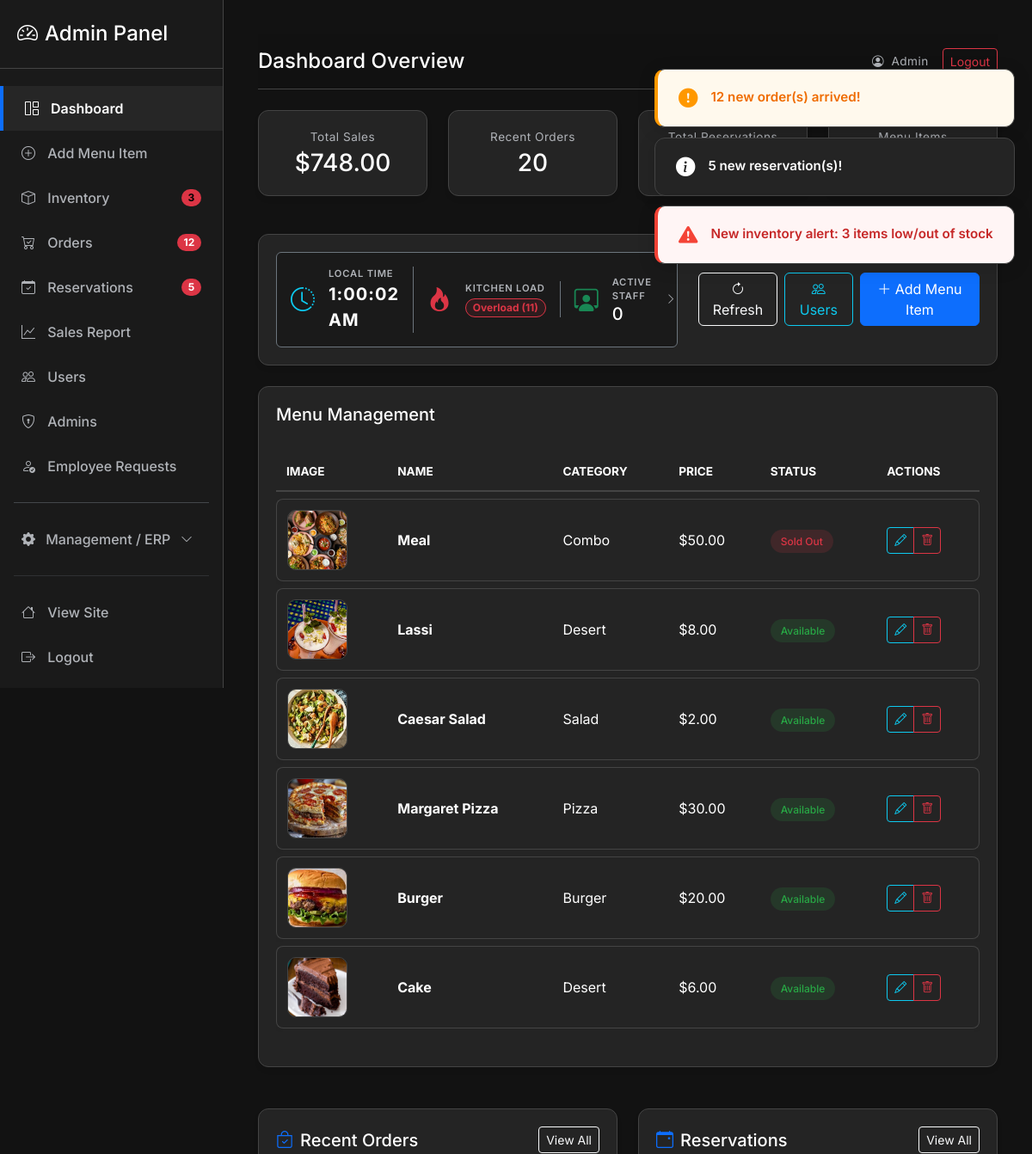
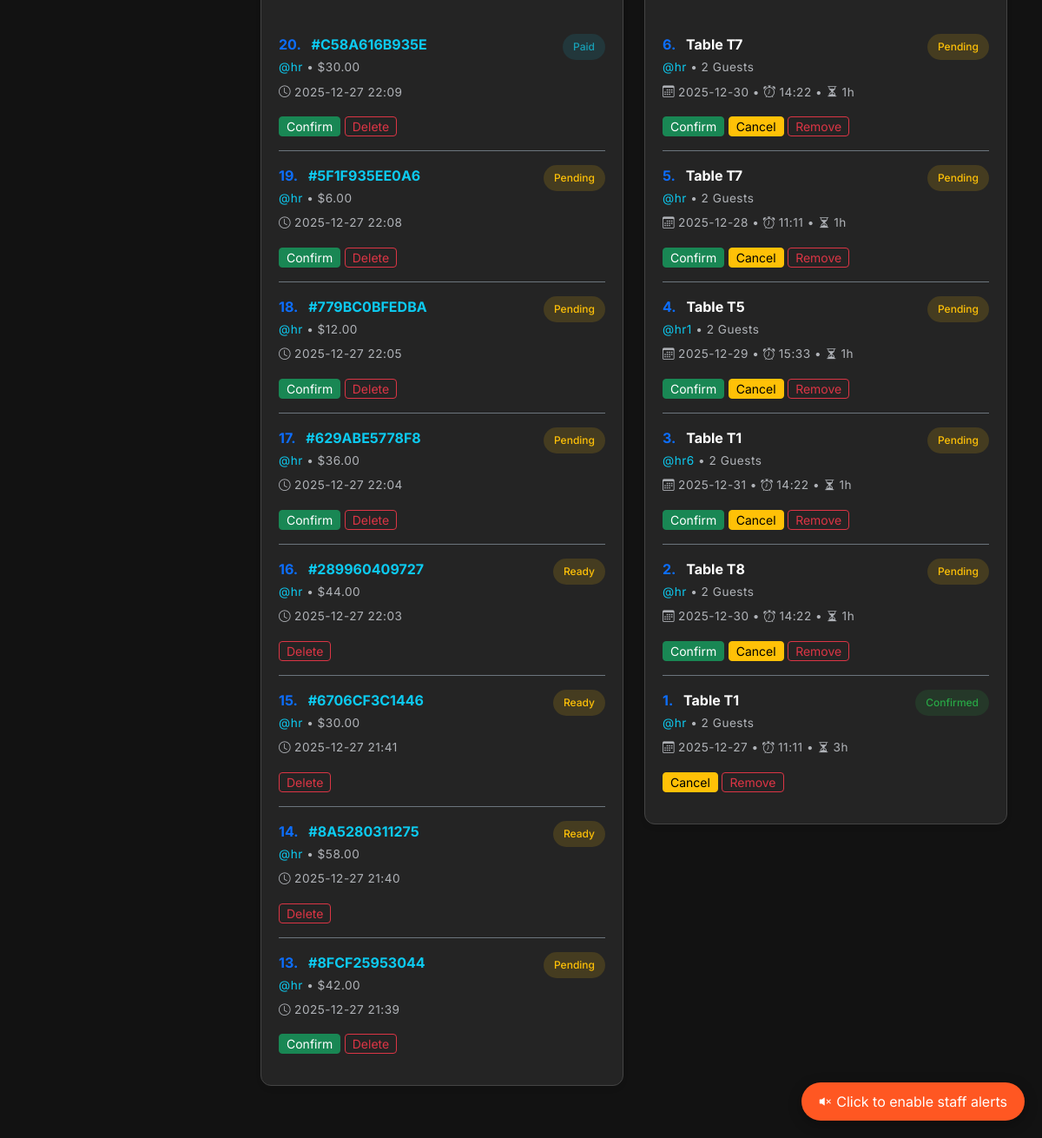
The page /admin/ (signed in) on the database its author committed (2 pictures, top to bottom).
### models/models.py (models this page shows, shortened)
class MenuItem(db.Model):
    id = db.Column(db.Integer, primary_key=True)
    name = db.Column(db.String(150), nullable=False)
    price = db.Column(db.Float, nullable=False, default=0.0)
    category = db.Column(db.String(100), nullable=True)
    ingredients = db.Column(db.String(400), nullable=True)
    availability = db.Column(db.Boolean, default=True)
    image = db.Column(db.String(300), nullable=True)
    stock_quantity = db.Column(db.Integer, default=0)
    low_stock_threshold = db.Column(db.Integer, default=5)
    ratings = db.relationship('Rating', backref='menu_item', lazy=True, cascade="all, delete-orphan")

class Order(db.Model):
    __tablename__ = 'orders'
    id = db.Column(db.Integer, primary_key=True)
    unique_order_number = db.Column(db.String(12), unique=True, nullable=False, default=lambda: str(uuid.uuid4().hex[:12]).upper())
    user_id = db.Column(db.Integer, db.ForeignKey('user.id'), nullable=False)
    items = db.Column(db.Text, nullable=False)  # JSON string of items
    total = db.Column(db.Float, nullable=False)
    status = db.Column(db.String(50), default='Placed')
    payment_status = db.Column(db.String(20), default='pending')
    payment_method = db.Column(db.String(20), nullable=True)
    discount = db.Column(db.Float, default=0.0)
    order_type = db.Column(db.Enum('dine_in', 'takeaway', name='order_type'), default='dine_in')
    phone = db.Column(db.String(50), nullable=False)
    address_district = db.Column(db.String(100), nullable=False)
    address_city = db.Column(db.String(100), nullable=False)
    address_street = db.Column(db.String(255), nullable=False)
    created_at = db.Column(db.DateTime, default=get_dhaka_time)
    items_parsed = db.Column(db.PickleType)

class User(db.Model):
    id = db.Column(db.Integer, primary_key=True)
    username = db.Column(db.String(120), unique=True, nullable=False)
    member_id = db.Column(db.String(20), unique=True)  # Custom ID
    email = db.Column(db.String(200), unique=True)
    password = db.Column(db.String(255), nullable=False)
    full_name = db.Column(db.String(200))
    phone = db.Column(db.String(50))
    address_district = db.Column(db.String(100))
    address_city = db.Column(db.String(100))
    address_street = db.Column(db.String(200))
    profile_image = db.Column(db.String(200))  # image filename
    reset_token = db.Column(db.String(100), nullable=True)
    reset_token_expiry = db.Column(db.DateTime, nullable=True)
    role = db.Column(db.Enum('admin', 'manager', 'cashier', 'waiter', 'chef', 'customer', name='user_roles'), default='customer')
    email_verified = db.Column(db.Boolean, default=False)
    email_verification_code = db.Column(db.String(10), nullable=True)
    created_at = db.Column(db.DateTime, default=get_dhaka_time)
    orders = db.relationship('Order', backref='user', lazy=True)
    reservations = db.relationship('Reservation', backref='user', lazy=True)
    ratings = db.relationship('Rating', backref='user', lazy=True)
    staff_shifts = db.relationship('StaffShift', backref='user', lazy=True)
    staff_shifts = db.relationship('StaffShift', backref='user', lazy=True)

class Reservation(db.Model):
    id = db.Column(db.Integer, primary_key=True)
    unique_reservation_number = db.Column(db.String(12), unique=True, nullable=False, default=lambda: str(uuid.uuid4().hex[:12]).upper())
    user_id = db.Column(db.Integer, db.ForeignKey('user.id'), nullable=False)
    date = db.Column(db.String(50), nullable=False)
    time = db.Column(db.String(50), nullable=False)  # Start time (HH:MM)
    duration = db.Column(db.Integer, nullable=False)  # Duration in hours
    guests = db.Column(db.Integer, nullable=False)
    table_no = db.Column(db.String(50), nullable=False)
    status = db.Column(db.String(20), default="Pending")
    created_at = db.Column(db.DateTime, default=get_dhaka_time)

### routes/admin.py (the view)
@admin_bp.route('/')
@role_required('admin')
def index():
    items = MenuItem.query.order_by(MenuItem.id.desc()).all()
    orders = Order.query.order_by(Order.created_at.desc()).all()
    reservations = Reservation.query.order_by(Reservation.created_at.desc()).all()
    for o in orders:
        try:
            o.items_parsed = json.loads(o.items)
        except:
            o.items_parsed = []
    total_sales = db.session.query(db.func.sum(Order.total)).scalar() or 0
    from datetime import date
    active_attendance = db.session.query(Attendance, User, Employee)\
        .join(Employee, Attendance.employee_id == Employee.id)\
        .join(User, Employee.user_id == User.id)\
        .filter(Attendance.date == date.today(), Attendance.status == 'present')\
        .all()
    active_staff_count = len(active_attendance)
    active_staff_list = [{
        'name': u.full_name,
        'username': u.username,
        'role': e.position,
        'image': u.profile_image,
        'check_in': a.created_at.strftime('%I:%M %p') if a.created_at else 'N/A'
    } for a, u, e in active_attendance]
    pending_orders_count = Order.query.filter(Order.status.in_(['Placed', 'Pending'])).count()
    kitchen_status = 'Normal'
    kitchen_status_color = 'success'
    if pending_orders_count >= 10:
        kitchen_status = 'Overload'
        kitchen_status_color = 'danger'
    elif pending_orders_count >= 5:
        kitchen_status = 'Busy'
        kitchen_status_color = 'warning'
    return render_template('admin/index.html',
                           items=items,
                           orders=orders,
                           reservations=reservations,
                           total_sales=total_sales,
                           active_staff_count=active_staff_count,
                           active_staff_list=active_staff_list,
                           kitchen_status=kitchen_status,
                           kitchen_status_color=kitchen_status_color,
                           pending_orders_count=pending_orders_count)

### templates/admin/index.html (shortened to what this page needs)
{% extends 'admin/admin_base.html' %}
{% block admin_title %}Dashboard Overview{% endblock %}
{% block content %}
<div class="row g-4 mb-4">
  <div class="col-md-3">
    <div class="glass-card text-center">
      <div class="text-muted small mb-1">Total Sales</div>
      <h3 class="mb-0 text-white">${{ '%.2f'|format(total_sales) }}</h3>
    </div>
  </div>
  <div class="col-md-3">
    <div class="glass-card text-center">
      <div class="text-muted small mb-1">Recent Orders</div>
      <h3 class="mb-0 text-white">{{ orders|length }}</h3>
    </div>
  </div>
  <div class="col-md-3">
    <div class="glass-card text-center">
      <div class="text-muted small mb-1">Total Reservations</div>
      <h3 class="mb-0 text-white">{{ reservations|length }}</h3>
    </div>
  </div>
  <div class="col-md-3">
    <div class="glass-card text-center">
      <div class="text-muted small mb-1">Menu Items</div>
      <h3 class="mb-0 text-white">{{ items|length }}</h3>
    </div>
  </div>
</div>
<div class="glass-card mb-4">
  <div class="row align-items-center">
    <div class="col-md-7">
      <div class="d-flex align-items-center justify-content-between bg-dark-pro border border-secondary rounded p-3">
        <div class="d-flex align-items-center border-end border-secondary pe-3 me-3">
          <i class="bi bi-clock-history fs-3 text-info me-3"></i>
          <div>
            <small class="text-muted d-block uppercase" style="font-size: 0.7rem;">Local Time</small>
            <span id="liveClock" class="fw-bold text-white fs-5" style="letter-spacing: 1px;">--:--:--</span>
          </div>
        </div>
        <div class="d-flex align-items-center border-end border-secondary pe-3 me-3">
          <i class="bi bi-fire fs-3 text-{{ kitchen_status_color }} me-3"></i>
          <div>
            <small class="text-muted d-block uppercase" style="font-size: 0.7rem;">Kitchen Load</small>
            <span
              class="badge bg-{{ kitchen_status_color }} bg-opacity-10 text-{{ kitchen_status_color }} border border-{{ kitchen_status_color }} rounded-pill">
              {{ kitchen_status }} ({{ pending_orders_count }})
            </span>
          </div>
        </div>
        <div class="d-flex align-items-center" style="cursor: pointer;"
          onclick="new bootstrap.Modal(document.getElementById('activeStaffModal')).show()">
          <i class="bi bi-person-workspace fs-3 text-success me-3"></i>
          <div>
            <small class="text-muted d-block uppercase" style="font-size: 0.7rem;">Active Staff</small>
            <h5 class="mb-0 text-white">{{ active_staff_count }}</h5>
          </div>
          <i class="bi bi-chevron-right ms-3 text-muted" style="font-size: 0.8rem;"></i>
        </div>
      </div>
    </div>
    <div class="col-md-5 d-flex align-items-center justify-content-end">
      <a class="btn btn-outline-light me-2" href="{{ url_for('admin.index') }}"><i class="bi bi-arrow-clockwise"></i>
        Refresh</a>
      <a class="btn btn-outline-info me-2" href="{{ url_for('admin.users') }}"><i class="bi bi-people"></i> Users</a>
      <a class="btn btn-primary" href="{{ url_for('admin.add_menu') }}"><i class="bi bi-plus-lg"></i> Add Menu Item</a>
    </div>
  </div>
</div>
<div class="glass-card">
  <div class="d-flex justify-content-between align-items-center mb-4">
    <h5 class="mb-0 text-white">Menu Management</h5>
  </div>
  <div class="table-responsive">
    <table class="admin-table">
      <thead>
        <tr>
          <th>Image</th>
          <th>Name</th>
          <th>Category</th>
          <th>Price</th>
          <th>Status</th>
          <th>Actions</th>
        </tr>
      </thead>
      <tbody>
        {% for it in items %}
        <tr>
          <td>
            <img
              src="{{ it.image and url_for('static', filename='uploads/' ~ it.image) or url_for('static', filename='img/placeholder.jpg') }}"
              class="admin-img-thumb" alt="{{ it.name }}">
          </td>
          <td><span class="fw-bold">{{ it.name }}</span></td>
          <td>{{ it.category }}</td>
          <td>${{ '%.2f'|format(it.price) }}</td>
          <td>
            {% if it.availability %}
            <span class="badge-admin badge-admin-success">Available</span>
            {% else %}
            <span class="badge-admin badge-admin-danger">Sold Out</span>
            {% endif %}
          </td>
          <td>
            <div class="btn-group">
              <a class="btn btn-sm btn-outline-info" href="{{ url_for('admin.edit_menu', item_id=it.id) }}"><i
                  class="bi bi-pencil"></i></a>
              <a class="btn btn-sm btn-outline-danger" href="{{ url_for('admin.delete_menu', item_id=it.id) }}"
                onclick="handlePremiumConfirm(event, 'Delete this item?', this, 'Confirm Deletion', 'bi-trash')"><i
                  class="bi bi-trash"></i></a>
            </div>
          </td>
        </tr>
        {% endfor %}
      </tbody>
    </table>
  </div>
</div>
<div class="row g-4 mt-4">
  <div class="col-lg-6">
    <div class="glass-card">
      <div class="d-flex justify-content-between align-items-center mb-4">
        <h5 class="mb-0 text-white"><i class="bi bi-bag-check me-2 text-primary"></i>Recent Orders</h5>
        <a href="{{ url_for('admin.orders') }}" class="btn btn-sm btn-outline-light">View All</a>
      </div>
      <div class="list-group list-group-flush bg-transparent">
        {% for o in orders[:8] %}
        <div class="list-group-item bg-transparent border-secondary text-light px-0 py-3">
          <div class="d-flex justify-content-between align-items-start">
            <div>
              <div class="fw-bold text-white mb-1">
                <span class="text-primary me-2">{{ orders|length - loop.index0 }}.</span>
                <a href="javascript:void(0);" onclick="openOrderModal({{ o.id }})"
                  class="text-info text-decoration-none">
                  #{{ o.unique_order_number or o.id }}
                </a>
              </div>
              <div class="small text-muted">
                {% if o.user %}
                <a class="text-info text-decoration-none" href="javascript:void(0);"
                  onclick="openUserModal('{{ o.user.username }}')">@{{ o.user.username }}</a>
                {% else %}Anon{% endif %}
                &bull; ${{ '%.2f'|format(o.total) }}
              </div>
            </div>
            <span class="badge-admin
              {% if o.status == 'Confirmed' %}badge-admin-success
              {% elif o.status == 'Paid' %}badge-admin-info
              {% else %}badge-admin-warning{% endif %}">
              {{ o.status }}
            </span>
          </div>
          <div class="small mt-2 text-muted"><i class="bi bi-clock me-1"></i>{{ o.created_at.strftime('%Y-%m-%d %H:%M')
            }}</div>
          <div class="mt-3">
            {% if o.status in ['Placed', 'Pending', 'Paid'] %}
            <a class="btn btn-sm btn-success py-0 px-2 small action-confirm"
              href="{{ url_for('admin.confirm_order', order_id=o.id, sl=orders|length - loop.index0) }}">Confirm</a>
            {% endif %}
            <a class="btn btn-sm btn-outline-danger py-0 px-2 small"
              href="{{ url_for('admin.delete_order', order_id=o.id, sl=orders|length - loop.index0) }}"
              onclick="handlePremiumConfirm(event, 'Delete order?', this, 'Confirm Delete', 'bi-exclamation-triangle')">Delete</a>
          </div>
        </div>
        {% else %}
        <div class="text-muted small">No recent orders.</div>
        {% endfor %}
      </div>
    </div>
  </div>
  <div class="col-lg-6">
    <div class="glass-card">
      <div class="d-flex justify-content-between align-items-center mb-4">
        <h5 class="mb-0 text-white"><i class="bi bi-calendar-event me-2 text-primary"></i>Reservations</h5>
        <a href="{{ url_for('admin.reservations') }}" class="btn btn-sm btn-outline-light">View All</a>
      </div>
      <div class="list-group list-group-flush bg-transparent">
        {% for r in reservations[:8] %}
        <div class="list-group-item bg-transparent border-secondary text-light px-0 py-3">
          <div class="d-flex justify-content-between align-items-start">
            <div>
              <div class="fw-bold text-white mb-1">
                <span class="text-primary me-2">{{ reservations|length - loop.index0 }}.</span> Table {{ r.table_no }}
              </div>
              <div class="small text-muted">
                {% if r.user %}
                <a class="text-info text-decoration-none" href="javascript:void(0);"
                  onclick='openUserModal({{ r.user.username|tojson }})'>@{{ r.user.username }}</a>
                {% else %}Anon{% endif %}
                &bull; {{ r.guests }} Guests
              </div>
            </div>
            <span
              class="badge-admin {% if r.status == 'Canceled' %}badge-admin-danger{% elif r.status == 'Pending' %}badge-admin-warning{% else %}badge-admin-success{% endif %}">
              {{ r.status }}
            </span>
          </div>
          <div class="small mt-2 text-muted">
            <i class="bi bi-calendar3 me-1"></i>{{ r.date }} &bull; <i class="bi bi-alarm me-1"></i>{{ r.time }} &bull;
            <i class="bi bi-hourglass-split me-1"></i>{{ r.duration }}h
          </div>
          <div class="mt-3">
            {% if r.status == 'Pending' %}
            <a class="btn btn-sm btn-success py-0 px-2 small action-res"
              href="{{ url_for('admin.confirm_reservation', res_id=r.id) }}">Confirm</a>
            {% endif %}
            {% if r.status != 'Canceled' %}
            <a class="btn btn-sm btn-warning py-0 px-2 small action-res"
              href="{{ url_for('admin.cancel_reservation', res_id=r.id) }}">Cancel</a>
            {% endif %}
            <a class="btn btn-sm btn-outline-danger py-0 px-2 small"
              href="{{ url_for('admin.remove_reservation', res_id=r.id) }}"
              onclick="handlePremiumConfirm(event, 'Permanently remove this reservation?', this, 'Remove', 'bi-trash')">Remove</a>
          </div>
        </div>
        {% else %}
        <div class="text-muted small">No reservations.</div>
        {% endfor %}
      </div>
    </div>
  </div>
</div>
{% endblock %}

### rows shown on the page
MenuItem: image (picture), name "Meal", category "Combo", price "50.00", availability "Sold Out"
MenuItem: image (picture), name "Lassi", category "Desert", price "8.00", availability "Available"
MenuItem: image (picture), name "Caesar Salad", category "Salad", price "2.00", availability "Available"
MenuItem: image (picture), name "Margaret Pizza", category "Pizza", price "30.00", availability "Available"
MenuItem: image (picture), name "Burger", category "Burger", price "20.00", availability "Available"
MenuItem: image (picture), name "Cake", category "Desert", price "6.00", availability "Available"
Order: index0 "20", unique_order_number "C58A616B935E", user.username "hr", total "30.00", status "Paid", created_at "2025-12-27 22:09"
Order: index0 "19", unique_order_number "5F1F935EE0A6", user.username "hr", total "6.00", status "Pending", created_at "2025-12-27 22:08"
Order: index0 "18", unique_order_number "779BC0BFEDBA", user.username "hr", total "12.00", status "Pending", created_at "2025-12-27 22:05"
Order: index0 "17", unique_order_number "629ABE5778F8", user.username "hr", total "36.00", status "Pending", created_at "2025-12-27 22:04"
Order: index0 "16", unique_order_number "289960409727", user.username "hr", total "44.00", status "Ready", created_at "2025-12-27 22:03"
Order: index0 "15", unique_order_number "6706CF3C1446", user.username "hr", total "30.00", status "Ready", created_at "2025-12-27 21:41"
Order: index0 "14", unique_order_number "8A5280311275", user.username "hr", total "58.00", status "Ready", created_at "2025-12-27 21:40"
Order: index0 "13", unique_order_number "8FCF25953044", user.username "hr", total "42.00", status "Pending", created_at "2025-12-27 21:39"
Reservation: index0 "6", table_no "T7", user.username "hr", guests "2", status "Pending", date "2025-12-30", time "14:22", duration "1"
Reservation: index0 "5", table_no "T7", user.username "hr", guests "2", status "Pending", date "2025-12-28", time "11:11", duration "1"
Reservation: index0 "4", table_no "T5", user.username "hr1", guests "2", status "Pending", date "2025-12-29", time "15:33", duration "1"
Reservation: index0 "3", table_no "T1", user.username "hr6", guests "2", status "Pending", date "2025-12-31", time "14:22", duration "1"
Reservation: index0 "2", table_no "T8", user.username "hr", guests "2", status "Pending", date "2025-12-30", time "14:22", duration "1"
Reservation: index0 "1", table_no "T1", user.username "hr", guests "2", status "Confirmed", date "2025-12-27", time "11:11", duration "3"

### other values the page prints
{{ '%.2f'|format(total_sales) }} "748.00"
{{ orders|length }} "20"
{{ kitchen_status }} "Overload"
{{ pending_orders_count }} "11"
{{ active_staff_count }} "0"
